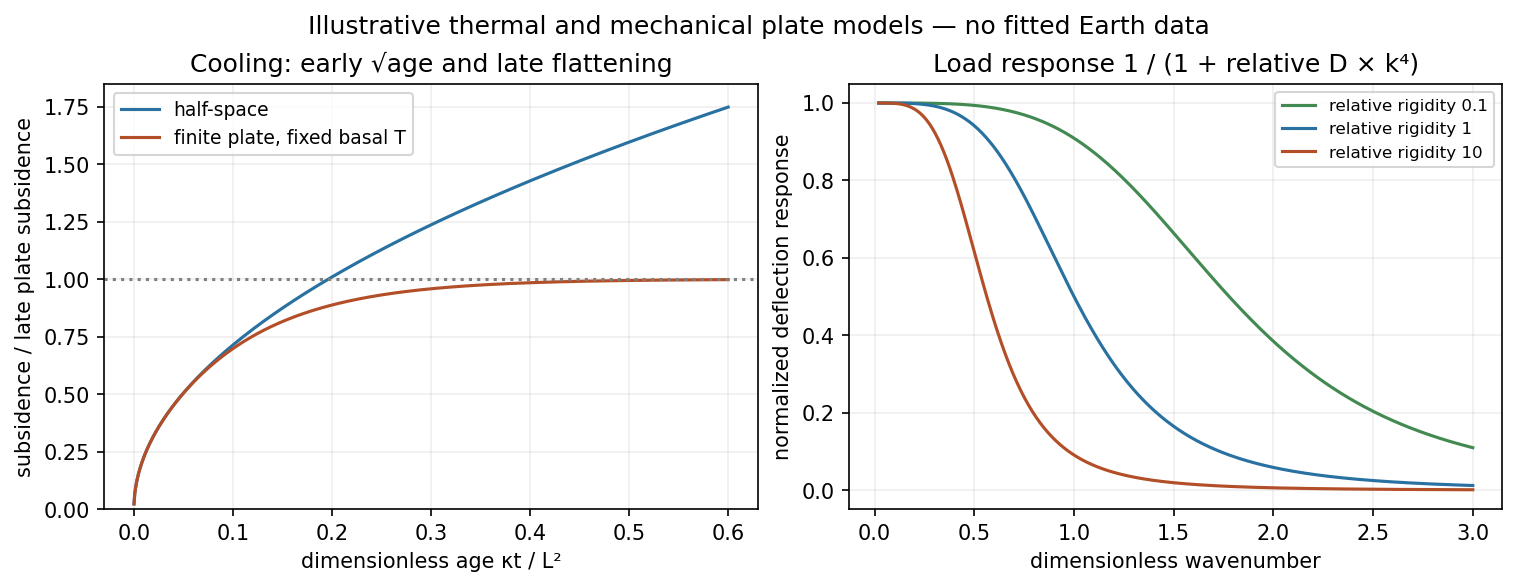

Reproduce this figure in Python.
"""Original explanatory schematic. Python 3.14; NumPy, Matplotlib."""
from pathlib import Path
import numpy as np
import matplotlib
matplotlib.use('Agg')
import matplotlib.pyplot as plt
plt.rcParams.update({'font.size':10,'figure.facecolor':'white','axes.facecolor':'white','savefig.facecolor':'white'})

fig,axs=plt.subplots(1,2,figsize=(10,3.8),layout='constrained')
t=np.linspace(.0001,.6,800);n=np.arange(1,800,2);plate=1-8/np.pi**2*np.sum(np.exp(-np.pi**2*t[:,None]*n**2)/n**2,axis=1)
axs[0].plot(t,4*np.sqrt(t/np.pi),label='half-space',color='#2871a1');axs[0].plot(t,plate,label='finite plate, fixed basal T',color='#b34f28');axs[0].axhline(1,ls=':',c='gray');axs[0].set(xlabel='dimensionless age κt / L²',ylabel='subsidence / late plate subsidence',ylim=(0,1.85),title='Cooling: early √age and late flattening');axs[0].legend(fontsize=9)
x=np.linspace(.02,3,600)
for d,col in zip([.1,1,10],['#428a51','#2871a1','#b34f28']):axs[1].plot(x,1/(1+d*x**4),color=col,label=f'relative rigidity {d:g}')
axs[1].set(xlabel='dimensionless wavenumber',ylabel='normalized deflection response',title='Load response 1 / (1 + relative D × k⁴)');axs[1].legend(fontsize=8)
for ax in axs:ax.grid(alpha=.2)
fig.suptitle('Illustrative thermal and mechanical plate models — no fitted Earth data')

fig.savefig(Path(__file__).stem+'.png',dpi=150,bbox_inches='tight',facecolor='white');plt.close(fig)
